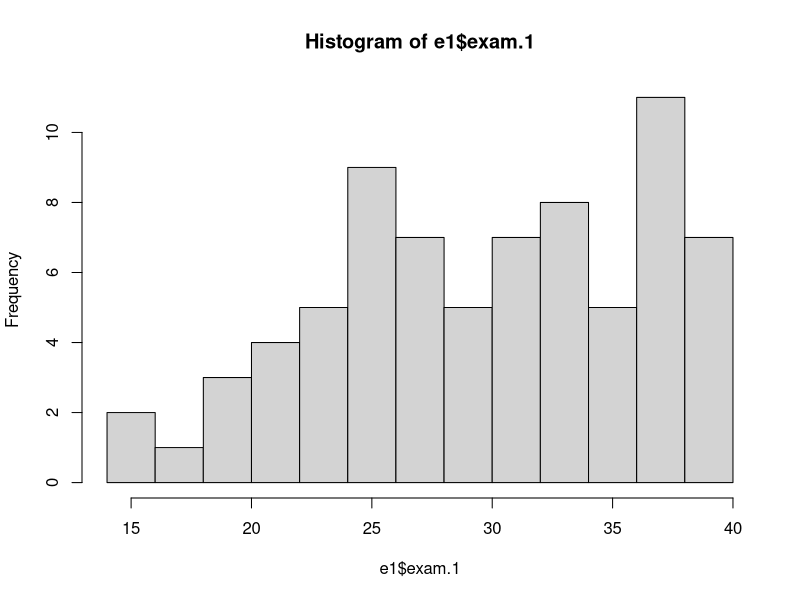
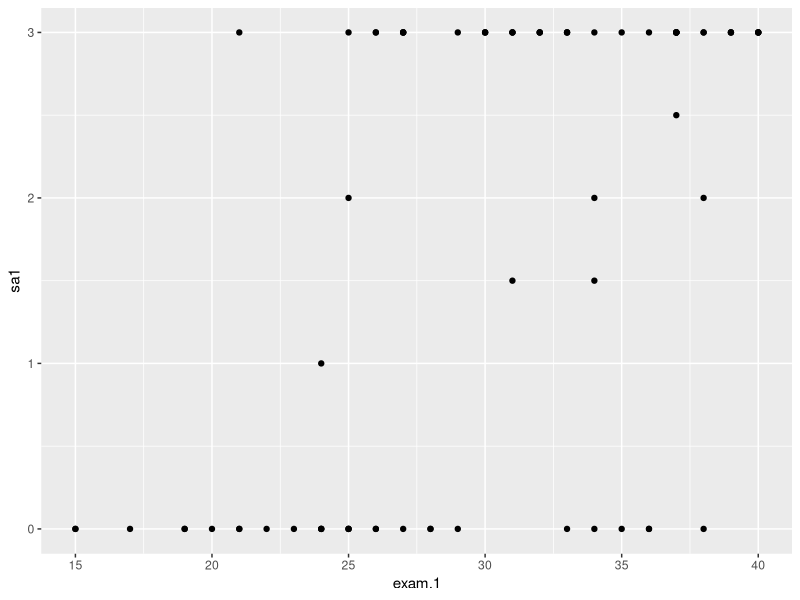
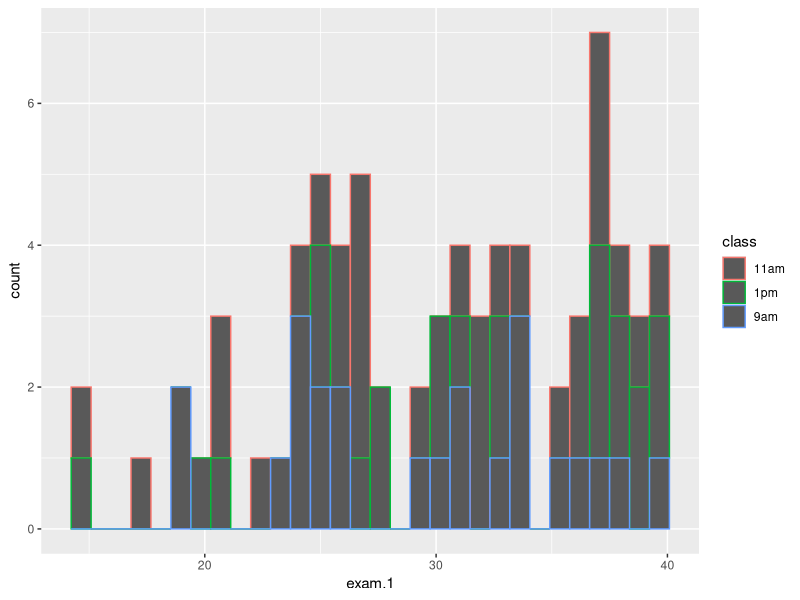

Generate these figures, in order, with R: (Note: this script raises an error after producing the figures.)
library(clipr)
library(tidyverse)

# obtain dataa

# e1 <- read_clip_tbl(header=T)
# #colnames(e1) <- "exam1"
# e1$class <- "9am"
#
# e2 <- read_clip_tbl(header=T)
# e2$class <- "11am"
#
# e3 <- read_clip_tbl(header=T)
# e3$class <- "1pm"
# colnames(e2) <- colnames(e1)
# colnames(e3) <- colnames(e1)
#
#
# exam1Win26<- rbind(e1,e3)
#
# exam1Win26 <- rbind(e1[e1$class!="1pm",],e3)
#

 # write.csv(exam1Win26,"exam1Win26.csv",row.names = F)

e1 <- read.csv("exam1Win26.csv")

mean(e1$exam.1,na.rm=T)
quantile(e1$exam.1,na.rm=T)
hist(e1$exam.1,breaks=13)
summary(lm(data=e1,sa1~exam.1*class))


# e1 <- exam1Win26

e1 %>%
  filter(complete.cases(.)) %>%
group_by(class) %>%
  mutate(across(exam.1:sa1,~scale(.))) %>%
  summarize(corr=cor(exam.1,sa1))

e1 %>%
  group_by(class) %>% ggplot(aes(x=exam.1, y=sa1,group=class))+geom_point()


e1 %>%
  group_by(class) %>% ggplot(aes(x=exam.1,color=class))+geom_histogram(orientation = 'x')#+facet_grid(~class)

sims <- 1e4

e1mc<- sample(e1$exam1,sims,replace = T)
hist(e1mc)
mean(e1mc)





e1 %>% group_by(class) %>%
  summarise(mean=mean(exam.1,na.rm=T),
            sd=sd(exam.1,na.rm=T),
            med=median(exam.1,na.rm=T),
            n=n())



fisher_z <- function(r) 0.5 * log((1 + r) / (1 - r))

r <- c(0.554, 0.782, 0.307)
n <- c(32, 27, 27)  # class sizes

z <- fisher_z(r)
se <- 1 / sqrt(n - 3)

# compare 11am vs 1pm
z_diff <- (z[1] - z[2]) / sqrt(se[1]^2 + se[2]^2)
p_value <- 2 * (1 - pnorm(abs(z_diff)))


# compare 11am vs 9a
z_diff <- (z[1] - z[3]) / sqrt(se[1]^2 + se[3]^2)
p_value <- 2 * (1 - pnorm(abs(z_diff)))


# compare 1pm vs 9a
z_diff <- (z[2] - z[3]) / sqrt(se[2]^2 + se[3]^2)
p_value <- 2 * (1 - pnorm(abs(z_diff)))


ci_z <- c(NA,NA,NA)
for (i in 1:3){
  ci_z[i] <- z[i] + c(-1,1) * qnorm(.975) * se[i]
}

ci_r <- tanh(ci_z)

plot(x=r,ylim=c(-.2,1.5))
points(r+ci_r,col='red')
points(r-ci_r,col='red')




m1 <- lm(sa1 ~ exam.1 * class, data = e1)
m0 <- lm(sa1 ~ exam.1 + class, data = e1)

anova(m0, m1)
